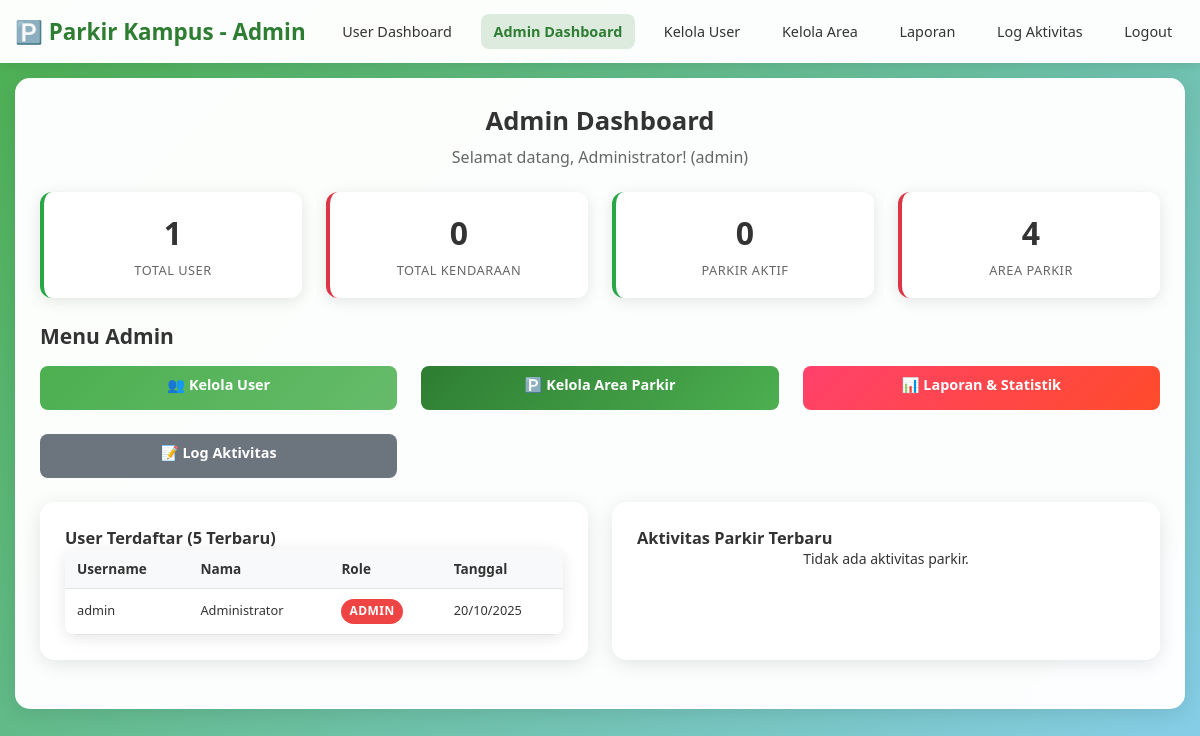
/admin/index.php (signed in), run on the app's committed database.
### tables this page shows
CREATE TABLE users (
    id INT AUTO_INCREMENT PRIMARY KEY,
    username VARCHAR(50) UNIQUE NOT NULL,
    password VARCHAR(255) NOT NULL,
    nama_lengkap VARCHAR(100) NOT NULL,
    email VARCHAR(100) UNIQUE NOT NULL,
    no_telepon VARCHAR(20),
    role ENUM('mahasiswa', 'dosen', 'staff', 'admin') DEFAULT 'mahasiswa',
    created_at TIMESTAMP DEFAULT CURRENT_TIMESTAMP
);

### admin/index.php (the view, shortened to what this page needs)
<?php
$pdo = getConnection();
$total_users = $pdo->query("SELECT COUNT(*) FROM users")->fetchColumn();
$total_kendaraan = $pdo->query("SELECT COUNT(*) FROM kendaraan")->fetchColumn();
$total_parkir_aktif = $pdo->query("SELECT COUNT(*) FROM log_parkir WHERE status = 'parkir'")->fetchColumn();
$total_area = $pdo->query("SELECT COUNT(*) FROM area_parkir WHERE status = 'aktif'")->fetchColumn();
$recent_users = $pdo->query("SELECT * FROM users ORDER BY created_at DESC LIMIT 5")->fetchAll(PDO::FETCH_ASSOC);
try {
    $recent_logs = $pdo->query("
        SELECT lp.*, u.nama_lengkap, k.no_plat
        FROM log_parkir lp
        LEFT JOIN users u ON lp.user_id = u.id
        LEFT JOIN kendaraan k ON lp.kendaraan_id = k.id
        ORDER BY lp.waktu_masuk DESC
        LIMIT 10
    ")->fetchAll(PDO::FETCH_ASSOC);
} catch (PDOException $e) {
    $recent_logs = [];
    error_log("Error fetching recent logs: " . $e->getMessage());
}
?>
<!DOCTYPE html>
<html lang="id">
<head>
    <link rel="stylesheet" href="admin-style.css">
</head>
<body>
    <header class="header">
        <nav class="nav">
            <a href="../index.php" class="logo">🅿️ Parkir Kampus - Admin</a>
            <ul class="nav-links" id="nav-links">
                <li><a href="../index.php">User Dashboard</a></li>
                <li><a href="index.php" class="active">Admin Dashboard</a></li>
                <li><a href="users.php">Kelola User</a></li>
                <li><a href="areas.php">Kelola Area</a></li>
                <li><a href="reports.php">Laporan</a></li>
                <li><a href="logs.php">Log Aktivitas</a></li>
                <li><a href="../logout.php">Logout</a></li>
            </ul>
        </nav>
    </header>
    <div class="container">
        <div class="card">
            <div class="card-header">
                <h1 class="card-title">Admin Dashboard</h1>
                <p class="card-subtitle">Selamat datang, <?= htmlspecialchars($_SESSION['nama_lengkap']) ?>! (<?= htmlspecialchars($_SESSION['role']) ?>)</p>
            </div>
            <div class="grid grid-4 mb-3">
                <div class="status-card status-available">
                    <div class="status-number"><?= $total_users ?></div>
                    <div class="status-label">Total User</div>
                </div>
                <div class="status-card status-occupied">
                    <div class="status-number"><?= $total_kendaraan ?></div>
                    <div class="status-label">Total Kendaraan</div>
                </div>
                <div class="status-card status-available">
                    <div class="status-number"><?= $total_parkir_aktif ?></div>
                    <div class="status-label">Parkir Aktif</div>
                </div>
                <div class="status-card status-occupied">
                    <div class="status-number"><?= $total_area ?></div>
                    <div class="status-label">Area Parkir</div>
                </div>
            </div>
            <h2 class="mb-2">Menu Admin</h2>
            <div class="grid grid-2 mb-3">
                <a href="users.php" class="btn btn-primary btn-full">
                    👥 Kelola User
                </a>
                <a href="areas.php" class="btn btn-success btn-full">
                    🅿️ Kelola Area Parkir
                </a>
                <a href="reports.php" class="btn btn-danger btn-full">
                    📊 Laporan & Statistik
                </a>
                <a href="logs.php" class="btn btn-secondary btn-full">
                    📝 Log Aktivitas
                </a>
            </div>
            <div class="grid grid-2">
                <div class="card">
                    <h3>User Terdaftar (5 Terbaru)</h3>
                    <?php if (!empty($recent_users)): ?>
                        <table class="table">
                            <thead>
                                <tr>
                                    <th>Username</th>
                                    <th>Nama</th>
                                    <th>Role</th>
                                    <th>Tanggal</th>
                                </tr>
                            </thead>
                            <tbody>
                                <?php foreach ($recent_users as $user): ?>
                                    <tr>
                                        <td><?= htmlspecialchars($user['username']) ?></td>
                                        <td><?= htmlspecialchars($user['nama_lengkap']) ?></td>
                                        <td>
                                            <span class="role-badge role-<?= $user['role'] ?>">
                                                <?= strtoupper($user['role']) ?>
                                            </span>
                                        </td>
                                        <td><?= date('d/m/Y', strtotime($user['created_at'])) ?></td>
                                    </tr>
                                <?php endforeach; ?>
                            </tbody>
                        </table>
                    <?php else: ?>
                        <p class="text-center">Tidak ada user terdaftar.</p>
                    <?php endif; ?>
                </div>
                <div class="card">
                    <h3>Aktivitas Parkir Terbaru</h3>
                    <?php if (!empty($recent_logs)): ?>
                        <table class="table">
                            <thead>
                                <tr>
                                    <th>User</th>
                                    <th>Plat</th>
                                    <th>Status</th>
                                    <th>Waktu</th>
                                </tr>
                            </thead>
                            <tbody>
                                <?php foreach ($recent_logs as $log): ?>
                                    <tr>
                                        <td><?= htmlspecialchars($log['nama_lengkap']) ?></td>
                                        <td><?= htmlspecialchars($log['no_plat']) ?></td>
                                        <td>
                                            <span style="color: <?= $log['status'] === 'parkir' ? '#28a745' : '#dc3545' ?>; font-weight: bold;">
                                                <?= strtoupper($log['status']) ?>
                                            </span>
                                        </td>
                                        <td><?= date('d/m/Y H:i', strtotime($log['waktu_masuk'])) ?></td>
                                    </tr>
                                <?php endforeach; ?>
                            </tbody>
                        </table>
                    <?php else: ?>
                        <p class="text-center">Tidak ada aktivitas parkir.</p>
                    <?php endif; ?>
                </div>
            </div>
        </div>
    </div>
</body>
</html>

### admin/admin-style.css (style rules this page uses)
* { margin: 0; padding: 0; box-sizing: border-box; }
body { font-family: 'Segoe UI', Tahoma, Geneva, Verdana, sans-serif; background: linear-gradient(135deg, #4CAF50 0%, #87CEEB 100%); min-height: 100vh; color: #333; font-size: 14px; }
.container { max-width: 1400px; margin: 0 auto; padding: 15px; }
.header { background: rgba(255, 255, 255, 0.98); backdrop-filter: blur(10px); padding: 1rem 0; box-shadow: 0 2px 10px rgba(0, 0, 0, 0.1); position: sticky; top: 0; z-index: 100; }
.nav { display: flex; justify-content: space-between; align-items: center; max-width: 1400px; margin: 0 auto; padding: 0 15px; }
.logo { font-size: 1.4rem; font-weight: bold; color: #2E7D32; text-decoration: none; white-space: nowrap; }
.nav-links { display: flex; list-style: none; gap: 1rem; }
.nav-links a { text-decoration: none; color: #333; font-weight: 500; transition: color 0.3s ease; padding: 0.5rem 0.8rem; border-radius: 8px; font-size: 0.9rem; white-space: nowrap; }
.nav-links a.active { color: #2E7D32; font-weight: bold; background: rgba(46, 125, 50, 0.15); }
.card { background: rgba(255, 255, 255, 0.98); backdrop-filter: blur(10px); border-radius: 15px; padding: 1.5rem; box-shadow: 0 4px 20px rgba(0, 0, 0, 0.1); margin-bottom: 1.5rem; border: 1px solid rgba(255, 255, 255, 0.2); }
.card-header { text-align: center; margin-bottom: 1.5rem; }
.card-title { font-size: 1.6rem; color: #333; margin-bottom: 0.5rem; }
.card-subtitle { color: #666; font-size: 1rem; }
.btn { padding: 10px 20px; border: none; border-radius: 8px; font-size: 0.9rem; font-weight: 600; cursor: pointer; transition: all 0.3s ease; text-decoration: none; display: inline-block; text-align: center; min-height: 44px; line-height: 1.2; }
.btn-primary { background: linear-gradient(135deg, #4CAF50 0%, #66BB6A 100%); color: white; }
.btn-success { background: linear-gradient(135deg, #2E7D32 0%, #4CAF50 100%); color: white; }
.btn-danger { background: linear-gradient(135deg, #ff416c 0%, #ff4b2b 100%); color: white; }
.btn-secondary { background: #6c757d; color: white; }
.btn-full { width: 100%; }
.grid { display: grid; gap: 1.5rem; }
.grid-2 { grid-template-columns: repeat(auto-fit, minmax(300px, 1fr)); }
.grid-4 { grid-template-columns: repeat(auto-fit, minmax(200px, 1fr)); }
.status-card { background: rgba(255, 255, 255, 0.95); border-radius: 12px; padding: 1.2rem; text-align: center; box-shadow: 0 3px 15px rgba(0, 0, 0, 0.1); border-left: 4px solid; }
.status-available { border-left-color: #28a745; }
.status-occupied { border-left-color: #dc3545; }
.status-number { font-size: 2rem; font-weight: bold; margin-bottom: 0.4rem; }
.status-label { color: #666; font-size: 0.8rem; text-transform: uppercase; letter-spacing: 0.5px; }
.table { width: 100%; border-collapse: collapse; background: rgba(255, 255, 255, 0.95); border-radius: 10px; overflow: hidden; box-shadow: 0 3px 15px rgba(0, 0, 0, 0.1); font-size: 0.8rem; }
.table th, .table td { padding: 10px 12px; text-align: left; border-bottom: 1px solid #e1e5e9; line-height: 1.4; }
.table th { background: #f8f9fa; font-weight: 600; color: #333; font-size: 0.85rem; }
.role-badge { display: inline-block; padding: 4px 8px; border-radius: 999px; font-size: 0.75rem; font-weight: 700; text-transform: uppercase; letter-spacing: 0.5px; color: #fff; }
.role-admin { background: #ef4444; }
.text-center { text-align: center; }
.mb-2 { margin-bottom: 1rem; }
.mb-3 { margin-bottom: 1.5rem; }

### data on the page
users: username "admin", nama_lengkap "Administrator", role "ADMIN", created_at "20/10/2025"

### other printed values
$_SESSION['nama_lengkap'] "Administrator"
$_SESSION['role'] "admin"
$total_users "1"
$total_kendaraan "0"
$total_parkir_aktif "0"
$total_area "4"
